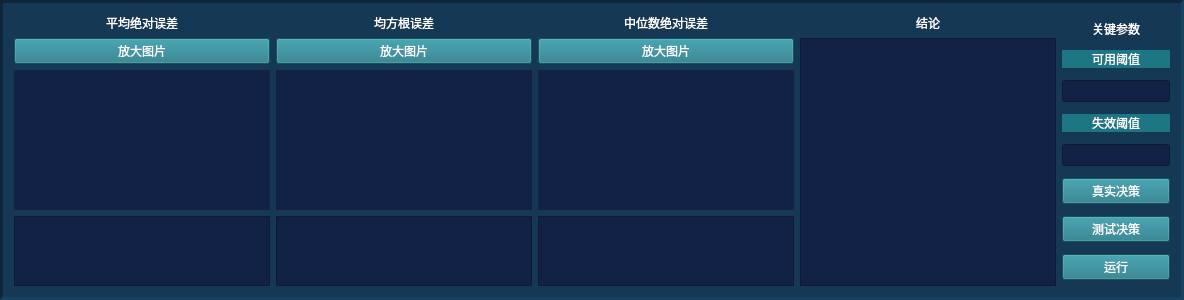
           <widget class="QFrame" name="frame_robust_j2">
            <property name="sizePolicy">
             <sizepolicy hsizetype="Preferred" vsizetype="Minimum">
              <horstretch>0</horstretch>
              <verstretch>0</verstretch>
             </sizepolicy>
            </property>
            <property name="minimumSize">
             <size>
              <width>0</width>
              <height>300</height>
             </size>
            </property>
            <property name="styleSheet">
             <string notr="true">background-color: rgb(21, 57, 85);</string>
            </property>
            <property name="frameShape">
             <enum>QFrame::Panel</enum>
            </property>
            <property name="frameShadow">
             <enum>QFrame::Sunken</enum>
            </property>
            <property name="lineWidth">
             <number>3</number>
            </property>
            <property name="midLineWidth">
             <number>3</number>
            </property>
            <layout class="QHBoxLayout" name="horizontalLayout_5">
             <item>
              <layout class="QGridLayout" name="gridLayout_robust_j2">
               <item row="1" column="4">
                <widget class="QTextBrowser" name="textBrowser_jielun_r_j2">
                 <property name="styleSheet">
                  <string notr="true">background-color: rgb(18, 34, 70);
color: rgb(255, 255, 255);</string>
                 </property>
                </widget>
               </item>
               <item row="0" column="4">
                <widget class="QLabel" name="label_jielun_r_j2">
                 <property name="styleSheet">
                  <string notr="true">color: rgb(255, 255, 255);
background-color: transparent;
</string>
                 </property>
                 <property name="text">
                  <string>结论</string>
                 </property>
                 <property name="alignment">
                  <set>Qt::AlignCenter</set>
                 </property>
                </widget>
               </item>
               <item row="0" column="2" rowspan="2">
                <layout class="QVBoxLayout" name="verticalLayout_robust_main3_j2" stretch="1,1,20,8">
                 <item>
                  <widget class="QLabel" name="label_jsfcfs">
                   <property name="styleSheet">
                    <string notr="true">color: rgb(255, 255, 255);
background-color: transparent;
</string>
                   </property>
                   <property name="text">
                    <string>中位数绝对误差</string>
                   </property>
                   <property name="alignment">
                    <set>Qt::AlignCenter</set>
                   </property>
                  </widget>
                 </item>
                 <item>
                  <widget class="QPushButton" name="pushButton_jsfcfs">
                   <property name="styleSheet">
                    <string notr="true">color: rgb(255, 255, 255);
background-color: rgb(28, 118, 132);</string>
                   </property>
                   <property name="text">
                    <string>放大图片</string>
                   </property>
                  </widget>
                 </item>
                 <item>
                  <widget class="QLabel" name="label_jsfcfs_2">
                   <property name="styleSheet">
                    <string notr="true">background-color: rgb(18, 34, 70);</string>
                   </property>
                   <property name="text">
                    <string/>
                   </property>
                   <property name="alignment">
                    <set>Qt::AlignCenter</set>
                   </property>
                  </widget>
                 </item>
                 <item>
                  <widget class="QTextBrowser" name="textBrowser_jsfcfs">
                   <property name="styleSheet">
                    <string notr="true">background-color: rgb(18, 34, 70);
color: rgb(255, 255, 255);</string>
                   </property>
                  </widget>
                 </item>
                </layout>
               </item>
               <item row="0" column="5" rowspan="2">
                <layout class="QVBoxLayout" name="verticalLayout_robust_main3_j_2">
                 <item>
                  <widget class="QLabel" name="label_guanjiancanshu_r_j2">
                   <property name="sizePolicy">
                    <sizepolicy hsizetype="Preferred" vsizetype="Fixed">
                     <horstretch>0</horstretch>
                     <verstretch>0</verstretch>
                    </sizepolicy>
                   </property>
                   <property name="styleSheet">
                    <string notr="true">color: rgb(255, 255, 255);</string>
                   </property>
                   <property name="text">
                    <string>关键参数</string>
                   </property>
                   <property name="alignment">
                    <set>Qt::AlignCenter</set>
                   </property>
                  </widget>
                 </item>
                 <item>
                  <widget class="QLabel" name="label_threshold_j2">
                   <property name="sizePolicy">
                    <sizepolicy hsizetype="Preferred" vsizetype="Fixed">
                     <horstretch>0</horstretch>
                     <verstretch>0</verstretch>
                    </sizepolicy>
                   </property>
                   <property name="toolTip">
                    <string extracomment="指标值高于此参数则认为是可用的，设置值可在0-1范围内。"/>
                   </property>
                   <property name="styleSheet">
                    <string notr="true">color: rgb(255, 255, 255);background-color: rgb(28, 118, 132);</string>
                   </property>
                   <property name="text">
                    <string>可用阈值</string>
                   </property>
                   <property name="alignment">
                    <set>Qt::AlignCenter</set>
                   </property>
                  </widget>
                 </item>
                 <item>
                  <widget class="QLineEdit" name="lineEdit_threthold_j2">
                   <property name="sizePolicy">
                    <sizepolicy hsizetype="Expanding" vsizetype="Fixed">
                     <horstretch>0</horstretch>
                     <verstretch>0</verstretch>
                    </sizepolicy>
                   </property>
                   <property name="minimumSize">
                    <size>
                     <width>0</width>
                     <height>0</height>
                    </size>
                   </property>
                   <property name="styleSheet">
                    <string notr="true">background-color: rgb(18, 34, 70);</string>
                   </property>
                  </widget>
                 </item>
                 <item>
                  <widget class="QLabel" name="label_lapse_j2">
                   <property name="sizePolicy">
                    <sizepolicy hsizetype="Preferred" vsizetype="Fixed">
                     <horstretch>0</horstretch>
                     <verstretch>0</verstretch>
                    </sizepolicy>
                   </property>
                   <property name="toolTip">
                    <string extracomment="指标值低于此参数则认为是失效的，设置值可在0-1范围内。"/>
                   </property>
                   <property name="styleSheet">
                    <string notr="true">color: rgb(255, 255, 255);background-color: rgb(28, 118, 132);</string>
                   </property>
                   <property name="text">
                    <string>失效阈值</string>
                   </property>
                   <property name="alignment">
                    <set>Qt::AlignCenter</set>
                   </property>
                  </widget>
                 </item>
                 <item>
                  <widget class="QLineEdit" name="lineEdit_lapse_j2">
                   <property name="sizePolicy">
                    <sizepolicy hsizetype="Expanding" vsizetype="Fixed">
                     <horstretch>0</horstretch>
                     <verstretch>0</verstretch>
                    </sizepolicy>
                   </property>
                   <property name="minimumSize">
                    <size>
                     <width>0</width>
                     <height>0</height>
                    </size>
                   </property>
                   <property name="styleSheet">
                    <string notr="true">background-color: rgb(18, 34, 70);</string>
                   </property>
                  </widget>
                 </item>
                 <item>
                  <widget class="QPushButton" name="pushButton_ypred_j2">
                   <property name="sizePolicy">
                    <sizepolicy hsizetype="Minimum" vsizetype="Fixed">
                     <horstretch>0</horstretch>
                     <verstretch>0</verstretch>
                    </sizepolicy>
                   </property>
                   <property name="styleSheet">
                    <string notr="true">color: rgb(255, 255, 255);
background-color: rgb(28, 118, 132);</string>
                   </property>
                   <property name="text">
                    <string>真实决策</string>
                   </property>
                  </widget>
                 </item>
                 <item>
                  <widget class="QPushButton" name="pushButton_input1_r_j2">
                   <property name="sizePolicy">
                    <sizepolicy hsizetype="Minimum" vsizetype="Fixed">
                     <horstretch>0</horstretch>
                     <verstretch>0</verstretch>
                    </sizepolicy>
                   </property>
                   <property name="styleSheet">
                    <string notr="true">color: rgb(255, 255, 255);
background-color: rgb(28, 118, 132);</string>
                   </property>
                   <property name="text">
                    <string>测试决策</string>
                   </property>
                  </widget>
                 </item>
                 <item>
                  <widget class="QPushButton" name="pushButton_run_r_j2_2">
                   <property name="sizePolicy">
                    <sizepolicy hsizetype="Minimum" vsizetype="Fixed">
                     <horstretch>0</horstretch>
                     <verstretch>0</verstretch>
                    </sizepolicy>
                   </property>
                   <property name="styleSheet">
                    <string notr="true">color: rgb(255, 255, 255);
background-color: rgb(28, 118, 132);</string>
                   </property>
                   <property name="text">
                    <string>运行</string>
                   </property>
                  </widget>
                 </item>
                </layout>
               </item>
               <item row="0" column="1" rowspan="2">
                <layout class="QVBoxLayout" name="verticalLayout_robust_main2_j2" stretch="1,1,20,8">
                 <item>
                  <widget class="QLabel" name="label_jfgwc">
                   <property name="styleSheet">
                    <string notr="true">color: rgb(255, 255, 255);
background-color: transparent;
</string>
                   </property>
                   <property name="text">
                    <string>均方根误差</string>
                   </property>
                   <property name="alignment">
                    <set>Qt::AlignCenter</set>
                   </property>
                  </widget>
                 </item>
                 <item>
                  <widget class="QPushButton" name="pushButton_jfgwc">
                   <property name="styleSheet">
                    <string notr="true">color: rgb(255, 255, 255);
background-color: rgb(28, 118, 132);</string>
                   </property>
                   <property name="text">
                    <string>放大图片</string>
                   </property>
                  </widget>
                 </item>
                 <item>
                  <widget class="QLabel" name="label_jfgwc_2">
                   <property name="styleSheet">
                    <string notr="true">background-color: rgb(18, 34, 70);</string>
                   </property>
                   <property name="text">
                    <string/>
                   </property>
                   <property name="alignment">
                    <set>Qt::AlignCenter</set>
                   </property>
                  </widget>
                 </item>
                 <item>
                  <widget class="QTextBrowser" name="textBrowser_jfgwc">
                   <property name="styleSheet">
                    <string notr="true">background-color: rgb(18, 34, 70);
color: rgb(255, 255, 255);</string>
                   </property>
                  </widget>
                 </item>
                </layout>
               </item>
               <item row="0" column="0" rowspan="2">
                <layout class="QVBoxLayout" name="verticalLayout_robust_main1_j2" stretch="1,1,20,8">
                 <item>
                  <widget class="QLabel" name="label_pjjdwc">
                   <property name="styleSheet">
                    <string notr="true">color: rgb(255, 255, 255);
background-color: transparent;
</string>
                   </property>
                   <property name="text">
                    <string>平均绝对误差</string>
                   </property>
                   <property name="alignment">
                    <set>Qt::AlignCenter</set>
                   </property>
                  </widget>
                 </item>
                 <item>
                  <widget class="QPushButton" name="pushButton_pjjdwc">
                   <property name="styleSheet">
                    <string notr="true">color: rgb(255, 255, 255);
background-color: rgb(28, 118, 132);</string>
                   </property>
                   <property name="text">
                    <string>放大图片</string>
                   </property>
                  </widget>
                 </item>
                 <item>
                  <widget class="QLabel" name="label_pjjdwc_2">
                   <property name="styleSheet">
                    <string notr="true">background-color: rgb(18, 34, 70);</string>
                   </property>
                   <property name="text">
                    <string/>
                   </property>
                   <property name="alignment">
                    <set>Qt::AlignCenter</set>
                   </property>
                  </widget>
                 </item>
                 <item>
                  <widget class="QTextBrowser" name="textBrowser_pjjdwc">
                   <property name="styleSheet">
                    <string notr="true">background-color: rgb(18, 34, 70);
color: rgb(255, 255, 255);</string>
                   </property>
                  </widget>
                 </item>
                </layout>
               </item>
              </layout>
             </item>
            </layout>
           </widget>
